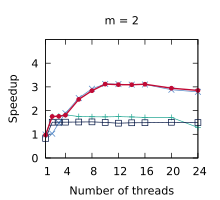

Write gnuplot code to recreate this figure.
set title "m = 2"
set terminal pdf size 2.2,2.0
set output "./results/Compactions_n___4,194,304,_m___2.pdf"
set key off
set xrange [1:24]
set xtics (1, 4, 8, 12, 16, 20, 24)
set xlabel "Number of threads"
set yrange [0:5]
set ytics (0, 1, 2, 3, 4)
set ylabel "Speedup"
plot './results/Compactions_n___4,194,304,_m___2.dat' using 1:2 title "Outer parallelism" pointsize 0.7 lw 1 pt 1 linecolor rgb "#24A793" with linespoints, \
  './results/Compactions_n___4,194,304,_m___2.dat' using 1:3 title "Inner parallelism" pointsize 0.7 lw 1 pt 2 linecolor rgb "#5287C6" with linespoints, \
  './results/Compactions_n___4,194,304,_m___2.dat' using 1:4 title "OpenMP" pointsize 0.7 lw 1 pt 4 linecolor rgb "#001240" with linespoints, \
  './results/Compactions_n___4,194,304,_m___2.dat' using 1:5 title "Work assisting (our)" pointsize 0.4 lw 2 pt 7 linecolor rgb "#C00A35" with linespoints
